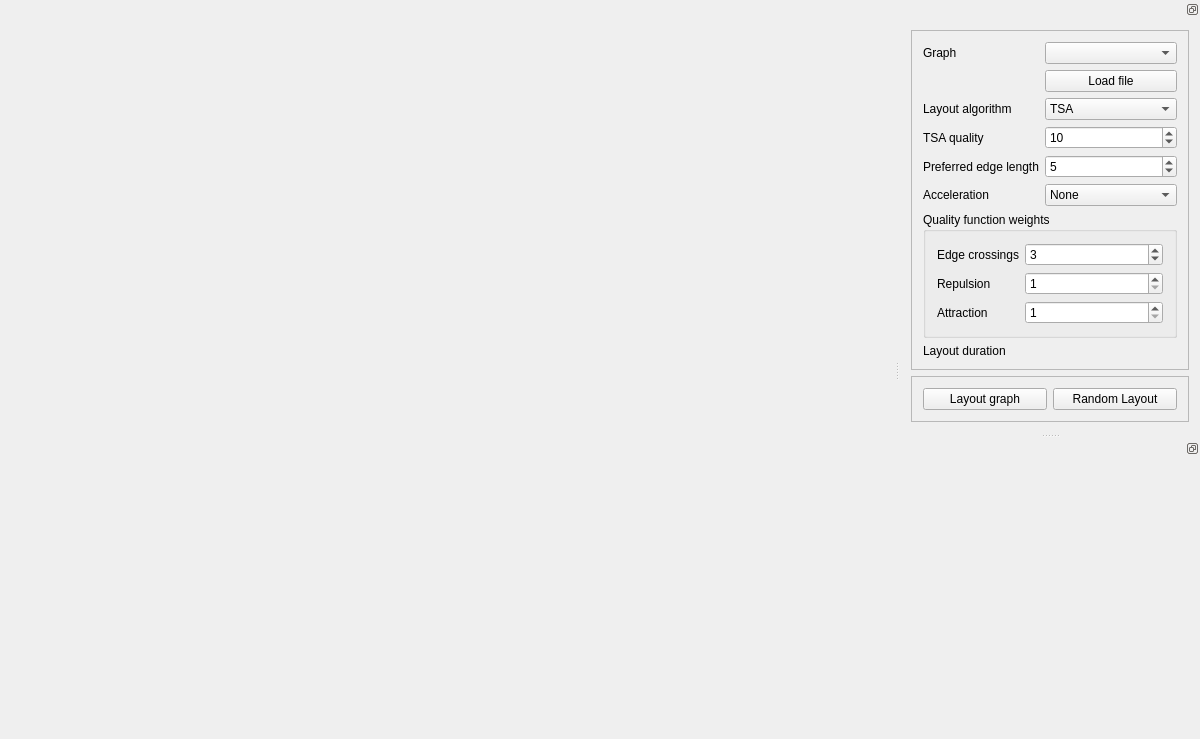
<?xml version="1.0" encoding="UTF-8"?>
<ui version="4.0">
 <class>MainWindow</class>
 <widget class="QMainWindow" name="MainWindow">
  <property name="geometry">
   <rect>
    <x>0</x>
    <y>0</y>
    <width>1200</width>
    <height>720</height>
   </rect>
  </property>
  <property name="windowTitle">
   <string>Graph Drawer</string>
  </property>
  <widget class="QWidget" name="centralWidget">
   <layout class="QGridLayout" name="gridLayout">
    <item row="0" column="0">
     <widget class="GraphCanvas" name="graphCanvas" native="true"/>
    </item>
   </layout>
  </widget>
  <widget class="QDockWidget" name="dockWidget">
   <property name="enabled">
    <bool>true</bool>
   </property>
   <property name="minimumSize">
    <size>
     <width>250</width>
     <height>398</height>
    </size>
   </property>
   <property name="floating">
    <bool>false</bool>
   </property>
   <property name="features">
    <set>QDockWidget::DockWidgetFloatable|QDockWidget::DockWidgetMovable</set>
   </property>
   <attribute name="dockWidgetArea">
    <number>2</number>
   </attribute>
   <widget class="QWidget" name="dockWidgetContents">
    <property name="sizePolicy">
     <sizepolicy hsizetype="Expanding" vsizetype="Expanding">
      <horstretch>0</horstretch>
      <verstretch>0</verstretch>
     </sizepolicy>
    </property>
    <layout class="QVBoxLayout" name="verticalLayout">
     <item>
      <widget class="QFrame" name="frame">
       <property name="frameShape">
        <enum>QFrame::StyledPanel</enum>
       </property>
       <property name="frameShadow">
        <enum>QFrame::Raised</enum>
       </property>
       <layout class="QFormLayout" name="formLayout">
        <item row="0" column="0">
         <widget class="QLabel" name="label_7">
          <property name="text">
           <string>Graph</string>
          </property>
         </widget>
        </item>
        <item row="3" column="0">
         <widget class="QLabel" name="label">
          <property name="text">
           <string>Layout algorithm</string>
          </property>
         </widget>
        </item>
        <item row="3" column="1">
         <widget class="QComboBox" name="layoutSpinner">
          <item>
           <property name="text">
            <string>TSA</string>
           </property>
          </item>
          <item>
           <property name="text">
            <string>DH</string>
           </property>
          </item>
          <item>
           <property name="text">
            <string>FM3</string>
           </property>
          </item>
          <item>
           <property name="text">
            <string>FR</string>
           </property>
          </item>
          <item>
           <property name="text">
            <string>KK</string>
           </property>
          </item>
         </widget>
        </item>
        <item row="4" column="0">
         <widget class="QLabel" name="label_2">
          <property name="text">
           <string>TSA quality</string>
          </property>
         </widget>
        </item>
        <item row="4" column="1">
         <widget class="QSpinBox" name="qualityInput">
          <property name="accelerated">
           <bool>true</bool>
          </property>
          <property name="minimum">
           <number>1</number>
          </property>
          <property name="maximum">
           <number>10000</number>
          </property>
          <property name="singleStep">
           <number>10</number>
          </property>
          <property name="value">
           <number>10</number>
          </property>
         </widget>
        </item>
        <item row="5" column="0">
         <widget class="QLabel" name="label_3">
          <property name="text">
           <string>Preferred edge length</string>
          </property>
         </widget>
        </item>
        <item row="5" column="1">
         <widget class="QSpinBox" name="edgeLengthInput">
          <property name="minimum">
           <number>1</number>
          </property>
          <property name="maximum">
           <number>10</number>
          </property>
          <property name="value">
           <number>5</number>
          </property>
         </widget>
        </item>
        <item row="8" column="0">
         <widget class="QLabel" name="label_8">
          <property name="text">
           <string>Layout duration</string>
          </property>
         </widget>
        </item>
        <item row="8" column="1">
         <widget class="QLabel" name="layoutDuration">
          <property name="text">
           <string/>
          </property>
         </widget>
        </item>
        <item row="7" column="0" colspan="2">
         <widget class="QGroupBox" name="groupBox">
          <property name="title">
           <string>Quality function weights</string>
          </property>
          <layout class="QFormLayout" name="formLayout_2">
           <item row="0" column="0">
            <widget class="QLabel" name="label_4">
             <property name="text">
              <string>Edge crossings</string>
             </property>
            </widget>
           </item>
           <item row="1" column="0">
            <widget class="QLabel" name="label_5">
             <property name="text">
              <string>Repulsion</string>
             </property>
            </widget>
           </item>
           <item row="2" column="0">
            <widget class="QLabel" name="label_6">
             <property name="text">
              <string>Attraction</string>
             </property>
            </widget>
           </item>
           <item row="0" column="1">
            <widget class="QSpinBox" name="planarityInput">
             <property name="minimum">
              <number>1</number>
             </property>
             <property name="maximum">
              <number>10000</number>
             </property>
             <property name="value">
              <number>3</number>
             </property>
            </widget>
           </item>
           <item row="1" column="1">
            <widget class="QSpinBox" name="repulsionWeight">
             <property name="minimum">
              <number>1</number>
             </property>
             <property name="maximum">
              <number>10000</number>
             </property>
            </widget>
           </item>
           <item row="2" column="1">
            <widget class="QSpinBox" name="attractionWeight">
             <property name="minimum">
              <number>1</number>
             </property>
             <property name="maximum">
              <number>10000</number>
             </property>
            </widget>
           </item>
          </layout>
         </widget>
        </item>
        <item row="2" column="1">
         <widget class="QPushButton" name="loadGraph">
          <property name="text">
           <string>Load file</string>
          </property>
         </widget>
        </item>
        <item row="0" column="1">
         <widget class="QComboBox" name="graphFileInput"/>
        </item>
        <item row="6" column="1">
         <widget class="QComboBox" name="accStructBox">
          <item>
           <property name="text">
            <string>None</string>
           </property>
          </item>
          <item>
           <property name="text">
            <string>Grid</string>
           </property>
          </item>
          <item>
           <property name="text">
            <string>Approximation</string>
           </property>
          </item>
         </widget>
        </item>
        <item row="6" column="0">
         <widget class="QLabel" name="label_9">
          <property name="text">
           <string>Acceleration</string>
          </property>
         </widget>
        </item>
       </layout>
      </widget>
     </item>
     <item>
      <widget class="QFrame" name="frame_2">
       <property name="frameShape">
        <enum>QFrame::StyledPanel</enum>
       </property>
       <property name="frameShadow">
        <enum>QFrame::Raised</enum>
       </property>
       <layout class="QHBoxLayout" name="horizontalLayout">
        <item>
         <widget class="QPushButton" name="layoutButton">
          <property name="text">
           <string>Layout graph</string>
          </property>
         </widget>
        </item>
        <item>
         <widget class="QPushButton" name="randomLayoutButton">
          <property name="text">
           <string>Random Layout</string>
          </property>
         </widget>
        </item>
       </layout>
      </widget>
     </item>
    </layout>
   </widget>
  </widget>
  <widget class="QDockWidget" name="dockWidget_4">
   <property name="minimumSize">
    <size>
     <width>300</width>
     <height>300</height>
    </size>
   </property>
   <property name="features">
    <set>QDockWidget::DockWidgetFloatable|QDockWidget::DockWidgetMovable</set>
   </property>
   <attribute name="dockWidgetArea">
    <number>2</number>
   </attribute>
   <widget class="QCustomPlot" name="plotWidget"/>
  </widget>
 </widget>
 <layoutdefault spacing="6" margin="11"/>
 <customwidgets>
  <customwidget>
   <class>GraphCanvas</class>
   <extends>QWidget</extends>
   <header>graphcanvas.h</header>
   <container>1</container>
  </customwidget>
  <customwidget>
   <class>QCustomPlot</class>
   <extends>QWidget</extends>
   <header>qcustomplot.h</header>
   <container>1</container>
  </customwidget>
 </customwidgets>
 <resources/>
 <connections/>
</ui>
